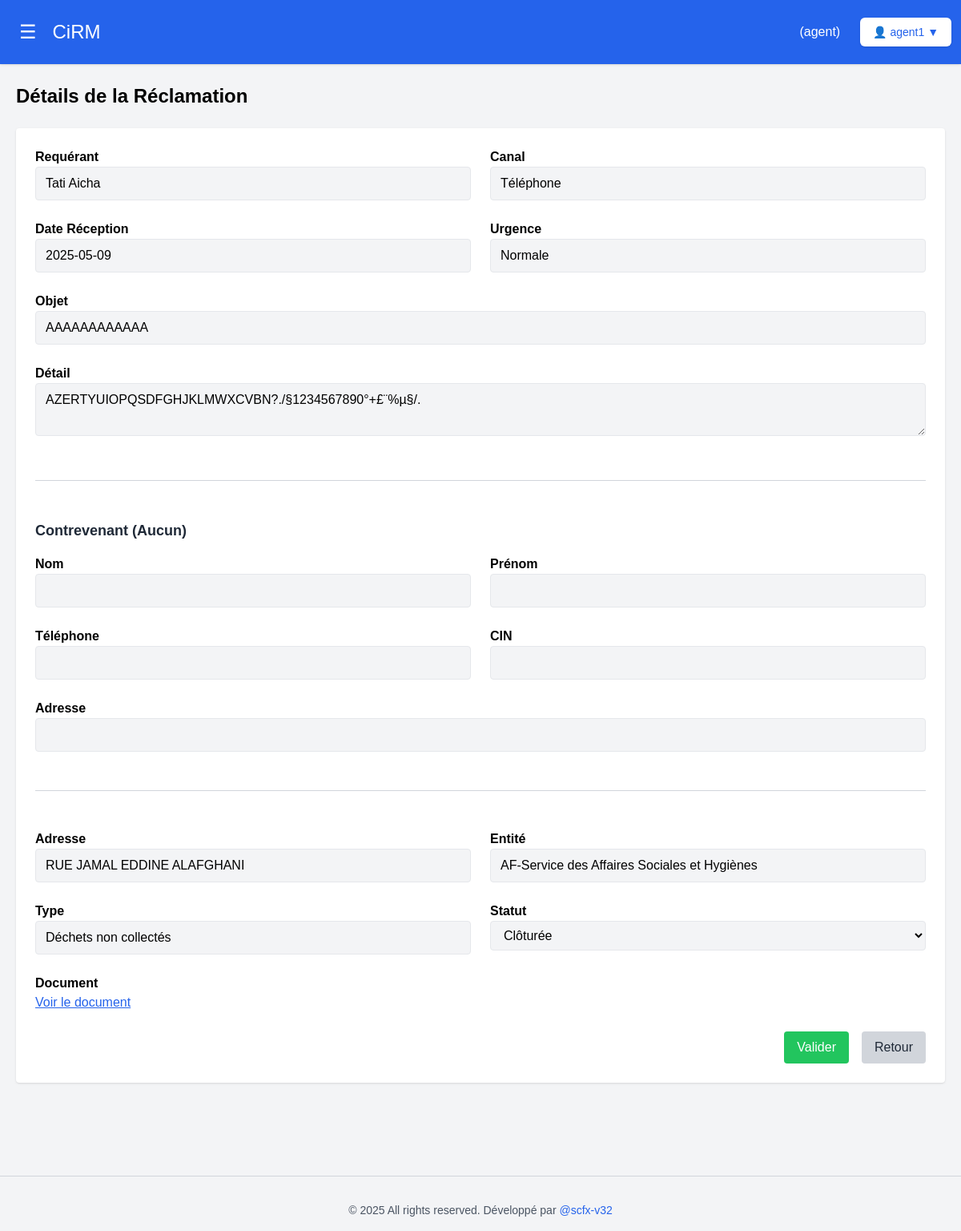
The app's page /view_requete.php?id=4 (signed in) with its own data.
### tables this page shows
CREATE TABLE `requetes` (
  `id` int(11) NOT NULL,
  `objet` text NOT NULL,
  `detail` text DEFAULT NULL,
  `canal` varchar(50) DEFAULT NULL,
  `date_reception` date DEFAULT NULL,
  `urgence` varchar(50) DEFAULT NULL,
  `id_requerant` int(11) DEFAULT NULL,
  `id_contrevenant` int(11) DEFAULT NULL,
  `adresse` text DEFAULT NULL,
  `arrondissement` varchar(100) DEFAULT 'Mers Sultan',
  `id_type` int(11) DEFAULT NULL,
  `id_entite` int(11) DEFAULT NULL,
  `id_statut` int(11) DEFAULT 1,
  `created_by` int(11) DEFAULT NULL,
  `closed_by` int(11) DEFAULT NULL,
  `date_cloture` date DEFAULT NULL,
  `document_path` varchar(255) DEFAULT NULL
);

CREATE TABLE `requerants` (
  `id` int(11) NOT NULL,
  `nom` varchar(100) DEFAULT NULL,
  `prenom` varchar(100) DEFAULT NULL,
  `cin` varchar(20) DEFAULT NULL,
  `telephone` varchar(20) DEFAULT NULL,
  `adresse` text DEFAULT NULL
);

CREATE TABLE `entites` (
  `id` int(11) NOT NULL,
  `nom` varchar(100) NOT NULL
);

CREATE TABLE `types_reclamation` (
  `id` int(11) NOT NULL,
  `entite_id` int(11) NOT NULL,
  `libelle` varchar(100) NOT NULL
);

CREATE TABLE `statuts` (
  `id` int(11) NOT NULL,
  `libelle` varchar(50) NOT NULL
);

### view_requete.php (the view, shortened to what this page needs)
<?php
require_once "config.php";
$id = (int)$_GET["id"];
$stmt = $pdo->prepare("
    SELECT
        r.*,
        c.nom AS c_nom,
        c.prenom AS c_prenom,
        c.cin AS c_cin,
        c.telephone AS c_telephone,
        c.adresse AS c_adresse
    FROM requetes r
    LEFT JOIN contrevenants c ON r.id_contrevenant = c.id
    WHERE r.id = ?
");
$stmt->execute([$id]);
$requete = $stmt->fetch();
$requérants = $pdo->query("SELECT id, nom, prenom FROM requerants")->fetchAll();
$entites = $pdo->query("SELECT id, nom FROM entites")->fetchAll();
$types = $pdo->query("SELECT id, libelle FROM types_reclamation")->fetchAll();
$statuts = $pdo->query("SELECT id, libelle FROM statuts")->fetchAll();
include_once "nav.php";
?>
<!DOCTYPE html>
<html lang="fr">
<head>
    <script src="https://cdn.tailwindcss.com"></script>
</head>
<body class="bg-gray-100 min-h-screen flex">
    <main id="mainContent" class="flex-1 p-6 space-y-6">
        <h1 class="text-2xl font-bold">Détails de la Réclamation</h1>
        <form method="POST" class="grid grid-cols-1 lg:grid-cols-2 gap-6 bg-white p-6 rounded shadow">
            <div>
                <label class="block font-semibold">Requérant</label>
                <input type="text" disabled value="<?= htmlspecialchars(getName($requete["id_requerant"], $requérants, 'requerant')) ?>" class="w-full px-3 py-2 border rounded bg-gray-100">
            </div>
            <div>
                <label class="block font-semibold">Canal</label>
                <input type="text" disabled value="<?= htmlspecialchars($requete["canal"]) ?>" class="w-full px-3 py-2 border rounded bg-gray-100">
            </div>
            <div>
                <label class="block font-semibold">Date Réception</label>
                <input type="text" disabled value="<?= $requete["date_reception"] ?>" class="w-full px-3 py-2 border rounded bg-gray-100">
            </div>
            <div>
                <label class="block font-semibold">Urgence</label>
                <input type="text" disabled value="<?= $requete["urgence"] ?>" class="w-full px-3 py-2 border rounded bg-gray-100">
            </div>
            <div class="col-span-2">
                <label class="block font-semibold">Objet</label>
                <input type="text" disabled value="<?= htmlspecialchars($requete["objet"]) ?>" class="w-full px-3 py-2 border rounded bg-gray-100">
            </div>
            <div class="col-span-2">
                <label class="block font-semibold">Détail</label>
                <textarea disabled class="w-full px-3 py-2 border rounded bg-gray-100"><?= htmlspecialchars($requete["detail"]) ?></textarea>
            </div>
            <hr class="col-span-2 my-6 border-gray-300">
            <div class="col-span-2">
                <h3 class="text-lg font-semibold text-gray-800 mb-4">
                    Contrevenant
                    <?= ($requete["c_nom"] || $requete["c_prenom"] || $requete["c_cin"] || $requete["c_telephone"] || $requete["c_adresse"]) ? '' : '(Aucun)' ?>
                </h3>
                <div class="grid grid-cols-1 lg:grid-cols-2 gap-6">
                    <div>
                        <label class="block font-semibold">Nom</label>
                        <input type="text" class="w-full border px-3 py-2 rounded bg-gray-100" value="<?= htmlspecialchars($requete["c_nom"] ?? '') ?>" disabled>
                    </div>
                    <div>
                        <label class="block font-semibold">Prénom</label>
                        <input type="text" class="w-full border px-3 py-2 rounded bg-gray-100" value="<?= htmlspecialchars($requete["c_prenom"] ?? '') ?>" disabled>
                    </div>
                    <div>
                        <label class="block font-semibold">Téléphone</label>
                        <input type="text" class="w-full border px-3 py-2 rounded bg-gray-100" value="<?= htmlspecialchars($requete["c_telephone"] ?? '') ?>" disabled>
                    </div>
                    <div>
                        <label class="block font-semibold">CIN</label>
                        <input type="text" class="w-full border px-3 py-2 rounded bg-gray-100" value="<?= htmlspecialchars($requete["c_cin"] ?? '') ?>" disabled>
                    </div>
                    <div class="col-span-2">
                        <label class="block font-semibold">Adresse</label>
                        <input type="text" class="w-full border px-3 py-2 rounded bg-gray-100" value="<?= htmlspecialchars($requete["c_adresse"] ?? '') ?>" disabled>
                    </div>
                </div>
            </div>
            <hr class="col-span-2 my-6 border-gray-300">
            <div>
                <label class="block font-semibold">Adresse</label>
                <input type="text" disabled value="<?= htmlspecialchars($requete["adresse"]) ?>" class="w-full px-3 py-2 border rounded bg-gray-100">
            </div>
            <div>
                <label class="block font-semibold">Entité</label>
                <input type="text" disabled value="<?= htmlspecialchars(getName($requete["id_entite"], $entites)) ?>" class="w-full px-3 py-2 border rounded bg-gray-100">
            </div>
            <div>
                <label class="block font-semibold">Type</label>
                <input type="text" disabled value="<?= htmlspecialchars(getName($requete["id_type"], $types)) ?>" class="w-full px-3 py-2 border rounded bg-gray-100">
            </div>
            <div>
                <label class="block font-semibold">Statut</label>
                <?php if ($_SESSION["role"] === "agent"): ?>
                    <select name="new_statut" class="w-full px-3 py-2 border rounded bg-white">
                        <?php
                        $current_statut = (int)$requete["id_statut"];
                        echo '<option value="' . $current_statut . '">' . htmlspecialchars(getName($current_statut, $statuts)) . '</option>';
                        ?>
                    </select>
                <?php else: ?>
                    <input type="text" disabled value="<?= htmlspecialchars(getName($requete["id_statut"], $statuts)) ?>" class="w-full px-3 py-2 border rounded bg-gray-100">
                <?php endif; ?>
            </div>
            <div class="col-span-2">
                <label class="block font-semibold">Document</label>
                <?php if ($requete["document_path"]): ?>
                    <a href="<?= htmlspecialchars($requete["document_path"]) ?>" target="_blank" class="text-blue-600 underline">Voir le document</a>
                <?php else: ?>
                    <p class="text-gray-500 italic">Aucun document fourni.</p>
                <?php endif; ?>
            </div>
            <div class="col-span-2 flex justify-end space-x-4">
                <?php if ($_SESSION["role"] === "agent"): ?>
                    <button type="submit" onclick="return confirmValidation()" class="bg-green-500 text-white px-4 py-2 rounded hover:bg-green-600">
                        Valider
                    </button>
                <?php endif; ?>
                <a href="dashboard.php" class="bg-gray-300 text-gray-800 px-4 py-2 rounded hover:bg-gray-400">
                    Retour
                </a>
            </div>
        </form>
    </main>
    <?php include "footer.php"; ?>
</body>
</html>
<?php
function getName($id, $list, $type = null)
{
    foreach ($list as $item) {
        if ($item["id"] == $id) {
            if ($type === 'requerant' && isset($item["nom"], $item["prenom"])) {
                return $item["nom"] . ' ' . $item["prenom"];
            }
            return $item["nom"] ?? $item["libelle"];
        }
    }
    return "N/A";
}
?>

### nav.php (style rules this page uses)
body { margin: 0; font-family: Arial, sans-serif; }
#mainContent { margin-top: 60px; padding: 20px; }
#mainContent input, #mainContent select, #mainContent textarea { background-color: #f3f4f6; }

### records on screen
requetes: id_requerant.prenom "Tati Aicha", canal "Téléphone", date_reception "2025-05-09", urgence "Normale", objet "AAAAAAAAAAAA", detail "AZERTYUIOPQSDFGHJKLMWXCVBN?./§1234567890°+£¨%µ§/.", adresse "RUE JAMAL EDDINE ALAFGHANI", id_entite.nom "AF-Service des Affaires Sociales et Hygiènes", id_type.libelle "Déchets non collectés", new_statut "Clôturée"

### other values on screen
$_SESSION["role"] "agent"
$_SESSION["username"] "agent1"
